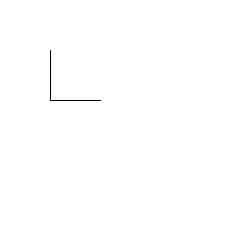
Frame 1 (no input)
Frame 60 (the mouse pressed at the canvas centre just before this capture): identical to frame 1, image omitted
Frame 120 (the mouse held since frame 60 and released just before this capture): identical to frame 1, image omitted

The Processing sketch that drew this single still picture (run headless with seeded random() and noise(); from frame 60 on, the mouse is pressed at the canvas centre):

// Processing sketch: processing_180134
// ── processing_180134.pde

int counter;

void setup() {  //setup function called initially, only once
  size(250, 250);
  background(255);  //set background white
}

void draw() {  //draw function loops 
  background(255);
  
  beginShape();
  vertex(50,50);
  vertex(50,100);
  vertex(100,100);
  endShape();
}
